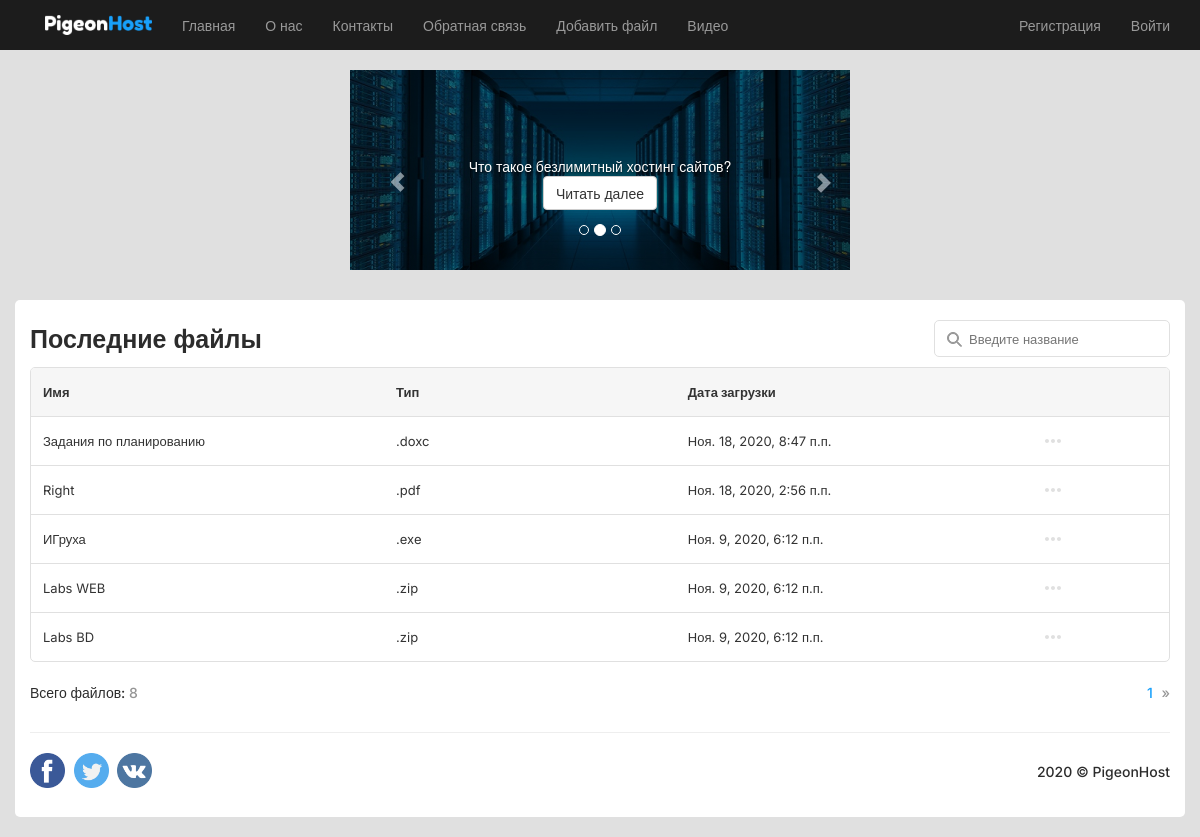
The page / on the database its author committed.
### app/models.py (models this page shows, shortened)
class Blog(models.Model):
    title = models.CharField(max_length = 100, unique_for_date = "posted", verbose_name = "Заголовок")
    author = models.ForeignKey(User, null=True, blank=True, on_delete = models.SET_NULL, verbose_name = "Автор")
    description = models.TextField(verbose_name = "Краткое содержание")
    content = models.TextField(verbose_name = "Полное содержание")
    file = models.FileField(default = "none.txt", verbose_name = "Путь к файлу")
    posted = models.DateTimeField(default = datetime.now(), db_index = True, verbose_name = "Опубликована")
    class Meta:
        db_table = "Posts" # имя таблицы для модели
        ordering = ["-posted"] # порядок сортировки данных в модели ("-" означает по убыванию)
        verbose_name = "статья блога" # имя, под которым модель будет отображаться в административном разделе (для одной статьи блога)
        verbose_name_plural = "статьи блога" # тоже для всех статей блога

### app/views.py (the view)
# urls.py: path('', views.home, name='home'),
def home(request):
    assert isinstance(request, HttpRequest)
    post_all = Blog.objects.all() # запрос на выбор всех статей блога из модели
    post = Paginator(post_all, 5)
    page = request.GET.get('page')
    try:
        posts = post.page(page)
    except PageNotAnInteger:
        posts = post.page(1)
    except EmptyPage:
        posts = post.page(post.num_pages)
    return render(
        request,
        'app/index.html',
        {
            'posts': posts, # педача списка статей в шаблон веб-страницы
            'postCount': post_all.count,
        }
    )

### app/templates/app/index.html (shortened to what this page needs)
﻿{% extends "app/layout.html" %}
{% load staticfiles %}
{% block content %}
<div class="table-name">
    <div class="table-heading">
        <h1>Последние файлы</h1>
    </div>
    <div class="table-search">
        <div class="input-search"></div>
        <input type="text" placeholder="Введите название"/>
    </div>
</div>
<div class="table-block">
    <table>
        <tr><th>Имя</th><th>Тип</th><th>Дата загрузки</th><th></th></tr>
        {% for post in posts %}
        <tr>
            <td class="td-name">
                <div>{{post.title}}</div>
            </td>
            <td class="td-type">
                {{post.description}}
            </td>
            <td class="td-date">
                {{post.posted}}
            </td>
            <td href="vk.con" style="width: 48px;">
                <a href="{% url 'blogpost' parametr=post.id %}">
                </a>
            </td>
        </tr>
        {% endfor %}
    </table>
</div>
<div class="table-nav">
    <div class="table-nav-left">
        Всего файлов:
        <a>{{postCount}}</a>
    </div>
    <div class="table-nav-right">
        {% if posts.has_previous or posts.has_next %}
        <a class="table-nav-activ">{{ posts.number }}</a>
        {% endif %}
        {% if posts.has_next %}
        <a href="?page={{ posts.next_page_number }}" style="margin: 0;">»</a>
        {% endif %}
    </div>
</div>
{% endblock %}

### app/templates/app/layout.html (shortened to what this page needs)
﻿<!DOCTYPE html>
<html>
<head>
    {% load staticfiles %}
    <link rel="stylesheet" type="text/css" href="{% static 'app/content/bootstrap.css' %}" />
    <link rel="stylesheet" type="text/css" href="{% static 'app/content/site.css' %}" />
</head>
<body>
{% load staticfiles %}
    <div class="navbar-new navbar navbar-inverse navbar-fixed-top ">
        <div class="container">
            <div class="navbar-header">
                <a href="/" class="navbar-brand"> <img src="{% static 'app/content/images/logo.png' %}" alt="PigeonHost" class="logo"/> </a>
            </div>
            <div class="navbar-collapse collapse">
                <ul class="nav navbar-nav">
                    <li><a href="{% url 'home' %}">Главная</a></li>
                    <li><a href="{% url 'about' %}">О нас</a></li>
                    <li><a href="{% url 'contact' %}">Контакты</a></li>
                    <li><a href="{% url 'feedback' %}">Обратная связь</a></li>
                    <li><a href="{% url 'newpost' %}">Добавить файл</a></li>
                    <li><a href="{% url 'videopost' %}">Видео</a></li>
                </ul>
                {% include 'app/loginpartial.html' %}
            </div>
        </div>
    </div>
            <div id="myCarousel" class="carousel slide" data-ride="carousel" data-interval="2000" style="width: 500px; margin: 0 auto 30px auto;">
            <ol class="carousel-indicators">
                <li data-target="#myCarousel" data-slide-to="0" class="active"></li>
                <li data-target="#myCarousel" data-slide-to="1"></li>
                <li data-target="#myCarousel" data-slide-to="2"></li>
            </ol>
            <div class="carousel-inner" role="listbox">
                <div class="item darkened">
                    <img src="{% static 'app/content/2.jpg'%}" alt="Второй слайд"  class="img-responsive" />
                    <div class="carousel-caption" role="option">
                        <p>
                            Что такое безлимитный хостинг сайтов?
                            <a class="btn btn-default" href="https://from-ua.com/news/574859-chto-takoe-bezlimitnii-hosting-saitov.html">
                                Читать далее
                            </a>
                        </p>
                    </div>
                </div>
            </div>
            <a class="left carousel-control" href="#myCarousel" role="button" data-slide="prev" style="z-index:2;">
                <span class="glyphicon glyphicon-chevron-left" aria-hidden="true"></span>
            </a>
            <a class="right carousel-control" href="#myCarousel" role="button" data-slide="next" style="z-index:2;">
                <span class="glyphicon glyphicon-chevron-right" aria-hidden="true"></span>
            </a>
        </div>
    <div class="container body-content">
{% block content %}{% endblock %}
        <hr/>
        <footer>
            <div class="social-ico">
                <a href ="https://facebook.com/PigeonHost" target="_blank"> <img src="{% static 'app/content/images/facebook.png' %}" alt="facebok" title="facebok.com"/></a>
                <a href ="https://twitter.com/PigeonHost" target="_blank"> <img src="{% static 'app/content/images/twitter.png' %}" alt="twitter" title="twitter.com"/></a>
                <a href ="https://vk.com/PigeonHost" target="_blank"> <img src="{% static 'app/content/images/vk.png' %}" alt="vk" title="vk.com"/></a>
            </div>
            <p>2020 &copy; <a href="/">PigeonHost</a></p>
        </footer>
    </div>
</body>
</html>

### app/templates/app/loginpartial.html
﻿{% if user.is_authenticated %}
<form id="logoutForm" action="/logout/" method="post" class="navbar-right" style="margin: 0;">
    {% csrf_token %}
    <ul class="nav navbar-nav navbar-right">
        <li><span class="navbar-brand">{{ user.username }}</span></li>
        <li><a href="javascript:document.getElementById('logoutForm').submit()" style="padding-right: 0;">Выйти</a></li>
    </ul>
</form>
{% else %}
<ul class="nav navbar-nav navbar-right">
    <li><a href="{% url 'registration' %}">Регистрация</a></li>
    <li><a href="{% url 'login' %}" style="padding-right: 0;">Войти</a></li>
</ul>
{% endif %}

### app/static/app/content/site.css (style rules this page uses)
body { padding-top: 50px; padding-bottom: 20px; background: #E0E0E0; }
.body-content { padding: 20px 15px; background: #FFFFFF; border-radius: 5px; font-family: 'Inter', sans-serif; font-size: 14px; color: #2C2C2C; font-weight: 500; }
input, select, textarea { max-width: 280px; }
.navbar-new { background-color: #1c1c1c; border: 0; font-size: 14px; color: #2c2c2c; }
hr { color: #E0E0E0; }
.logo { height: 20px; padding-left: 15px; }
.social-ico { display: inline-block; }
.social-ico img { width: 40px; height: 35px; padding-right: 5px; }
footer p { margin: 9px 0 0 0; display: inline-block; float: right; height: 35px; }
a { color: #2c2c2c; text-decoration: none; }
table { width: 100%; border-radius: 5px; font-size: 13px; }
table tr { height: 48px; }
table th { background: #F6F6F6; border: 0 !important; padding: 12px !important; font-size: 13px; }
table td { border-top: 1px solid #E0E0E0; padding: 12px; max-width: 121px; }
table td > div { overflow: hidden; white-space: nowrap; text-overflow: ellipsis; width: 95%; }
.table-block { overflow: hidden; width: 100%; border-radius: 5px; border: 1px solid #E0E0E0; }
.td-name { width: 840px; }
.td-type { width: 100px; }
.td-date { width: 150px; }
h1 { font-weight: 600; font-size: 25px; margin: 0; }
.table-name { margin-bottom: 10px; height: 37px; }
.table-search { display: inline-block; float: right; margin-bottom: 10px; }
.table-heading { float: left; padding: 5px 0; }
input { border-radius: 5px; border: 1px solid #E0E0E0; font-size: 13px; padding: 10px 12px; height: 37px; }
input[placeholder ] { color: rgba(44, 44, 44, 0.5); }
.input-search { width: 24px; height: 24px; position: absolute; margin: 7px 0 0 8px; opacity: 0.5; padding: 5px; }
.table-search input[type="text"] { padding: 10px 12px 10px 34px; }
.table-nav { height: 40px; margin: 10px 0 0 0; }
.table-nav a { color: rgba(44, 44, 44, 0.5); margin-right: 5px; }
.table-nav-activ { color: #18A0FB !important; }
.table-nav-right { float: right; display: inline-block; padding: 11.5px 0; user-select: none; }
.table-nav-left { float: left; display: inline-block; height: 40px; padding: 11.5px 0; }
.darkened { position: relative; }
.darkened::before { content: ''; position: absolute; top: 0; left: 0; right: 0; bottom: 0; background-color: rgba(0,0,0,0.5); z-index: 1; }

### rows shown on the page
Blog: title "Задания по планированию", description ".doxc", posted "Ноя. 18, 2020, 8:47 п.п."
Blog: title "Right", description ".pdf", posted "Ноя. 18, 2020, 2:56 п.п."
Blog: title "ИГруха", description ".exe", posted "Ноя. 9, 2020, 6:12 п.п."
Blog: title "Labs WEB", description ".zip", posted "Ноя. 9, 2020, 6:12 п.п."
Blog: title "Labs BD", description ".zip", posted "Ноя. 9, 2020, 6:12 п.п."

### other values the page prints
{{ postCount }} "8"
{{ posts.number }} "1"
